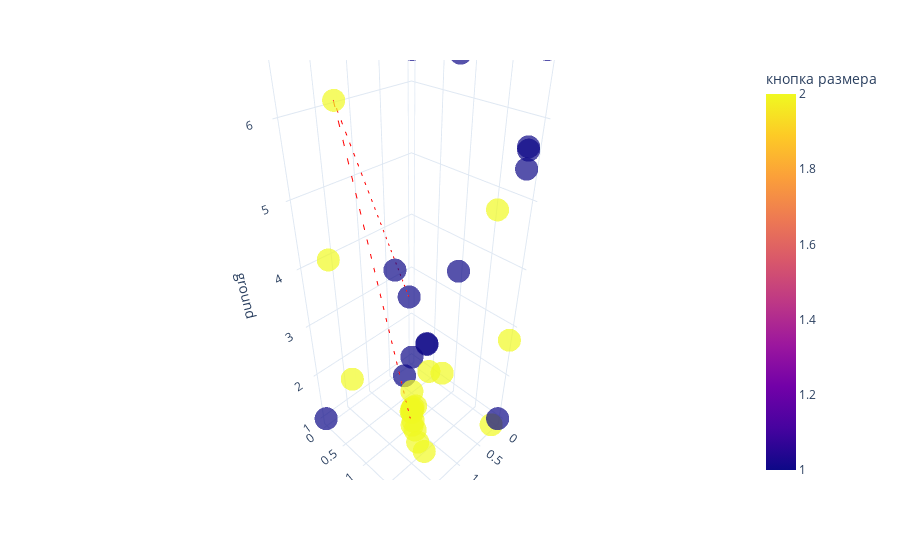

This figure's notebook cell:
### Code cell
fig = px.scatter_3d(steps_df, x='coffee', y='size', z='ground', 
                    color='кнопка размера', 
                    opacity=0.7, 
                    color_discrete_sequence=px.colors.qualitative.Alphabet)
# this is best path, plot it as a  directional line in 3d
best_option = steps_df.iloc[prob.ibest_seq].drop_duplicates()
# Create the line plot
gradient = best_option.index

line_plot = px.line_3d(best_option, x='coffee', y='size', z='ground')
line_plot['data'][0]['line']['color'] = '#FF0000'
line_plot['data'][0]['line']['dash'] = 'dash'
fig.add_trace(line_plot.data[0])
fig.update_layout(title='')

fig.update_layout(template='plotly_white')

go.Figure(fig).show()

### Figure 1 — Plotly figure (JSON) as saved in the notebook; plotly's stock layout.template omitted (floating-point values rounded to 4 significant figures)
{"data": [{"hovertemplate": "coffee=%{x}<br>size=%{y}<br>ground=%{z}<br>кнопка размера=%{marker.color}<extra></extra>", "legendgroup": "", "marker": {"color": [1, 1, 2, 2, 2, 1, 2, 1, 1, 2, 2, 2, 1, 2, 2, 2, 2, 2, 1, 2, 1, 2, 2, 1, 1, 2, 2, 1, 2, 2, 2, 2, 1, 1, 1, 1, 1, 2, 2], "coloraxis": "coloraxis", "opacity": 0.7, "symbol": "circle"}, "mode": "markers", "name": "", "scene": "scene", "showlegend": false, "type": "scatter3d", "x": [0.4639, 0.7011, 1.857, 1.67, 1.564, 0.8555, 1.266, 1.15, 0.1688, 0.3043, 1.264, 1.258, 1.2, 1.225, 1.214, 1.165, 1.211, 1.175, 0.1845, 1.186, 0.1234, 1.164, 1.213, 0.7197, 2.0, 0.0, 2.0, 0.0, 0.0, 0.172, 0.02989, 0.0, 0.7562, 0.1123, 0.0, 2.0, 0.03181, 1.244, 1.305], "y": [0.4042, 1.023, 0.7836, 0.09786, 0.2285, 1.514, 1.272, 0.8352, 1.976, 1.755, 1.333, 1.388, 1.044, 1.21, 1.227, 1.245, 1.211, 1.204, 2.0, 1.21, 1.955, 1.165, 1.214, 1.038, 2.0, 0.0, 2.0, 0.0, 2.0, 2.0, 0.7843, 2.0, 1.582, 2.0, 2.0, 0.0, 0.0, 1.571, 1.575], "z": [2.924, 2.489, 6.338, 4.052, 1.781, 6.727, 1.324, 3.994, 5.729, 4.916, 1.261, 1.004, 2.201, 1.554, 1.612, 1.665, 1.612, 1.283, 5.479, 1.62, 5.671, 1.44, 1.592, 2.527, 7.0, 6.823, 3.273, 1.0, 7.0, 1.0, 1.182, 2.756, 4.153, 6.722, 1.0, 1.0, 7.0, 2.72, 1.0]}, {"hovertemplate": "coffee=%{x}<br>size=%{y}<br>ground=%{z}<extra></extra>", "legendgroup": "", "line": {"color": "#FF0000", "dash": "dash"}, "marker": {"symbol": "circle"}, "mode": "lines", "name": "", "scene": "scene", "showlegend": false, "type": "scatter3d", "x": [0.4639, 1.857, 1.266], "y": [0.4042, 0.7836, 1.272], "z": [2.924, 6.338, 1.324]}], "layout": {"coloraxis": {"colorbar": {"title": {"text": "кнопка размера"}}, "colorscale": [[0.0, "#0d0887"], [0.1111, "#46039f"], [0.2222, "#7201a8"], [0.3333, "#9c179e"], [0.4444, "#bd3786"], [0.5556, "#d8576b"], [0.6667, "#ed7953"], [0.7778, "#fb9f3a"], [0.8889, "#fdca26"], [1.0, "#f0f921"]]}, "legend": {"tracegroupgap": 0}, "margin": {"t": 60}, "scene": {"domain": {"x": [0.0, 1.0], "y": [0.0, 1.0]}, "xaxis": {"title": {"text": "coffee"}}, "yaxis": {"title": {"text": "size"}}, "zaxis": {"title": {"text": "ground"}}}, "title": {"text": ""}}}
